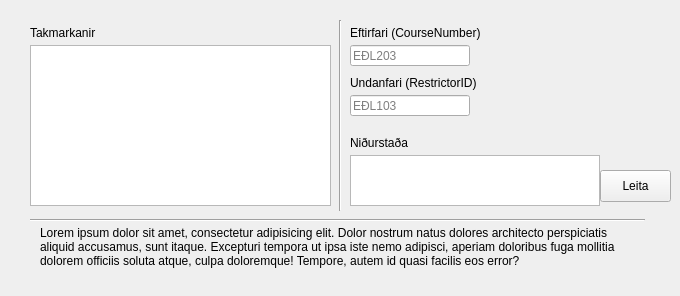
      <widget class="QWidget" name="restrictorsTabRead">
       <attribute name="title">
        <string>Takmarka</string>
       </attribute>
       <widget class="QLabel" name="label_36">
        <property name="geometry">
         <rect>
          <x>40</x>
          <y>226</y>
          <width>595</width>
          <height>61</height>
         </rect>
        </property>
        <property name="text">
         <string>Lorem ipsum dolor sit amet, consectetur adipisicing elit. Dolor nostrum natus dolores architecto perspiciatis aliquid accusamus, sunt itaque. Excepturi tempora ut ipsa iste nemo adipisci, aperiam doloribus fuga mollitia dolorem officiis soluta atque, culpa doloremque! Tempore, autem id quasi facilis eos error?</string>
        </property>
        <property name="textFormat">
         <enum>Qt::AutoText</enum>
        </property>
        <property name="scaledContents">
         <bool>false</bool>
        </property>
        <property name="alignment">
         <set>Qt::AlignLeading|Qt::AlignLeft|Qt::AlignTop</set>
        </property>
        <property name="wordWrap">
         <bool>true</bool>
        </property>
       </widget>
       <widget class="Line" name="line_11">
        <property name="geometry">
         <rect>
          <x>30</x>
          <y>210</y>
          <width>615</width>
          <height>20</height>
         </rect>
        </property>
        <property name="orientation">
         <enum>Qt::Horizontal</enum>
        </property>
       </widget>
       <widget class="QLabel" name="label_48">
        <property name="geometry">
         <rect>
          <x>30</x>
          <y>20</y>
          <width>101</width>
          <height>20</height>
         </rect>
        </property>
        <property name="text">
         <string>Takmarkanir</string>
        </property>
        <property name="alignment">
         <set>Qt::AlignBottom|Qt::AlignLeading|Qt::AlignLeft</set>
        </property>
       </widget>
       <widget class="QTreeWidget" name="treeWidget_5">
        <property name="geometry">
         <rect>
          <x>350</x>
          <y>155</y>
          <width>250</width>
          <height>51</height>
         </rect>
        </property>
        <property name="alternatingRowColors">
         <bool>false</bool>
        </property>
        <property name="columnCount">
         <number>0</number>
        </property>
       </widget>
       <widget class="QTreeWidget" name="treeWidget_6">
        <property name="geometry">
         <rect>
          <x>30</x>
          <y>45</y>
          <width>301</width>
          <height>161</height>
         </rect>
        </property>
        <property name="alternatingRowColors">
         <bool>true</bool>
        </property>
        <property name="columnCount">
         <number>0</number>
        </property>
       </widget>
       <widget class="QLineEdit" name="lineEdit_3">
        <property name="geometry">
         <rect>
          <x>350</x>
          <y>45</y>
          <width>120</width>
          <height>21</height>
         </rect>
        </property>
        <property name="text">
         <string/>
        </property>
        <property name="maxLength">
         <number>11</number>
        </property>
        <property name="placeholderText">
         <string>EÐL203</string>
        </property>
        <property name="clearButtonEnabled">
         <bool>false</bool>
        </property>
       </widget>
       <widget class="QLabel" name="label_49">
        <property name="geometry">
         <rect>
          <x>350</x>
          <y>20</y>
          <width>151</width>
          <height>20</height>
         </rect>
        </property>
        <property name="text">
         <string>Eftirfari (CourseNumber)</string>
        </property>
        <property name="alignment">
         <set>Qt::AlignBottom|Qt::AlignLeading|Qt::AlignLeft</set>
        </property>
       </widget>
       <widget class="QPushButton" name="pushButton_12">
        <property name="geometry">
         <rect>
          <x>600</x>
          <y>170</y>
          <width>71</width>
          <height>32</height>
         </rect>
        </property>
        <property name="text">
         <string>Leita</string>
        </property>
       </widget>
       <widget class="QLabel" name="label_50">
        <property name="geometry">
         <rect>
          <x>350</x>
          <y>130</y>
          <width>101</width>
          <height>20</height>
         </rect>
        </property>
        <property name="text">
         <string>Niðurstaða</string>
        </property>
        <property name="alignment">
         <set>Qt::AlignBottom|Qt::AlignLeading|Qt::AlignLeft</set>
        </property>
       </widget>
       <widget class="QLabel" name="label_51">
        <property name="geometry">
         <rect>
          <x>350</x>
          <y>70</y>
          <width>151</width>
          <height>20</height>
         </rect>
        </property>
        <property name="text">
         <string>Undanfari (RestrictorID)</string>
        </property>
        <property name="alignment">
         <set>Qt::AlignBottom|Qt::AlignLeading|Qt::AlignLeft</set>
        </property>
       </widget>
       <widget class="QLineEdit" name="lineEdit_4">
        <property name="geometry">
         <rect>
          <x>350</x>
          <y>95</y>
          <width>120</width>
          <height>21</height>
         </rect>
        </property>
        <property name="text">
         <string/>
        </property>
        <property name="maxLength">
         <number>11</number>
        </property>
        <property name="placeholderText">
         <string>EÐL103</string>
        </property>
        <property name="clearButtonEnabled">
         <bool>false</bool>
        </property>
       </widget>
       <widget class="Line" name="line_51">
        <property name="geometry">
         <rect>
          <x>330</x>
          <y>20</y>
          <width>20</width>
          <height>191</height>
         </rect>
        </property>
        <property name="orientation">
         <enum>Qt::Vertical</enum>
        </property>
       </widget>
      </widget>
